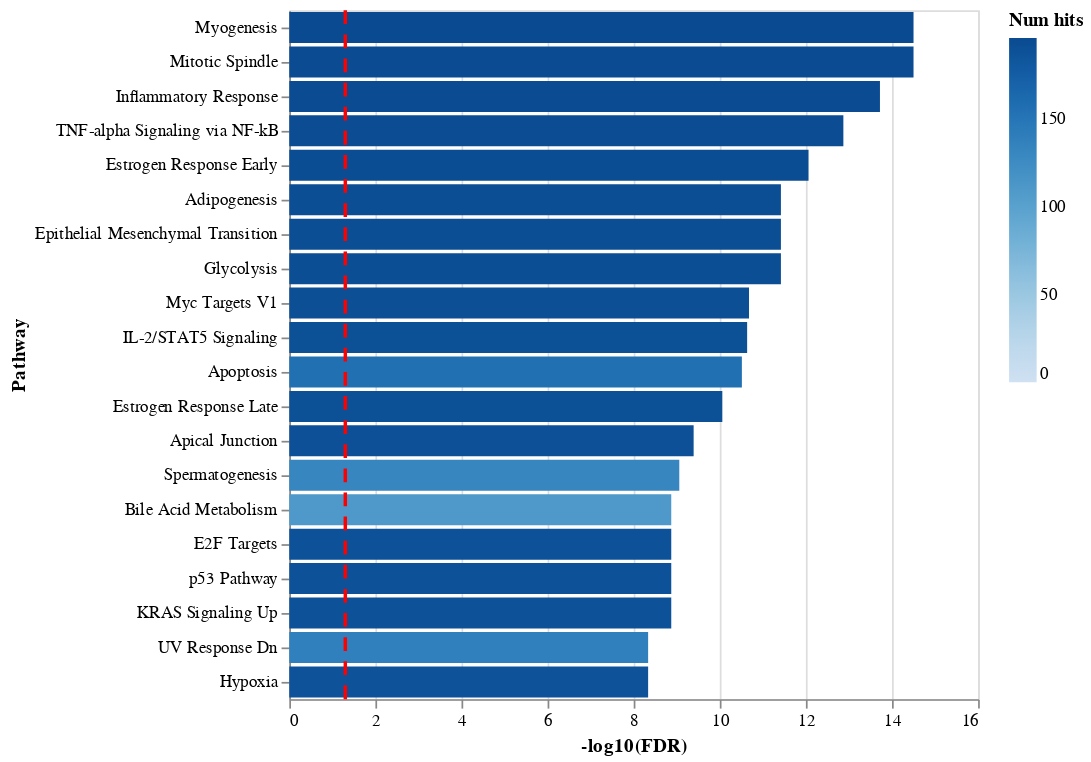

Source (notebook cell):
### Markdown cell above
There are two main GSEA plots available, bar and dot

### Code cell
epl.enrichment_barplot(df, n=20)

### Figure 1 — Vega-Lite specification as saved in the notebook (floating-point values rounded to 4 significant figures; data arrays with more than 128 entries replaced by an {"elided": "..."} marker saying what was removed)
{"config": {"view": {"continuousWidth": 400, "continuousHeight": 300}}, "layer": [{"data": {"name": "data-f1c73e4d3eca1606a5a98e48bb241ff8"}, "mark": "bar", "encoding": {"color": {"field": "Num hits", "scale": {"domainMin": 0, "scheme": "blues"}, "type": "quantitative"}, "x": {"field": "-log10(FDR)", "type": "quantitative"}, "y": {"field": "Pathway", "sort": {"encoding": "x", "order": "descending"}, "type": "nominal"}}}, {"data": {"name": "empty"}, "mark": {"type": "rule", "color": "red", "strokeDash": [8, 6], "strokeWidth": 2}, "encoding": {"x": {"datum": 1.301}}}], "$schema": "https://vega.github.io/schema/vega-lite/v4.17.0.json", "datasets": {"data-f1c73e4d3eca1606a5a98e48bb241ff8": [{"Rank": 1, "Term name": "Myogenesis", "P-value": 1.004e-16, "Z-score": 13.95, "Combined score": 513.9, "Overlapping genes": {"elided": "196 str values"}, "Adjusted p-value": 3.161e-15, "Old p-value": 0, "Old adjusted p-value": 0, "Num hits": 196, "-log10(FDR)": 14.5, "Pathway": "Myogenesis"}, {"Rank": 2, "Term name": "Mitotic Spindle", "P-value": 1.265e-16, "Z-score": 13.88, "Combined score": 508.1, "Overlapping genes": {"elided": "195 str values"}, "Adjusted p-value": 3.161e-15, "Old p-value": 0, "Old adjusted p-value": 0, "Num hits": 195, "-log10(FDR)": 14.5, "Pathway": "Mitotic Spindle"}, {"Rank": 3, "Term name": "Inflammatory Response", "P-value": 1.143e-15, "Z-score": 11.1, "Combined score": 381.9, "Overlapping genes": {"elided": "195 str values"}, "Adjusted p-value": 1.904e-14, "Old p-value": 0, "Old adjusted p-value": 0, "Num hits": 195, "-log10(FDR)": 13.72, "Pathway": "Inflammatory Response"}, {"Rank": 4, "Term name": "TNF-alpha Signaling via NF-kB", "P-value": 1.078e-14, "Z-score": 9.2, "Combined score": 295.9, "Overlapping genes": {"elided": "194 str values"}, "Adjusted p-value": 1.348e-13, "Old p-value": 0, "Old adjusted p-value": 0, "Num hits": 194, "-log10(FDR)": 12.87, "Pathway": "TNF-alpha Signaling via NF-kB"}, {"Rank": 5, "Term name": "Estrogen Response Early", "P-value": 8.681e-14, "Z-score": 7.843, "Combined score": 235.9, "Overlapping genes": {"elided": "193 str values"}, "Adjusted p-value": 8.681e-13, "Old p-value": 0, "Old adjusted p-value": 0, "Num hits": 193, "-log10(FDR)": 12.06, "Pathway": "Estrogen Response Early"}, {"Rank": 6, "Term name": "Adipogenesis", "P-value": 6.085e-13, "Z-score": 6.825, "Combined score": 192.0, "Overlapping genes": {"elided": "192 str values"}, "Adjusted p-value": 3.803e-12, "Old p-value": 0, "Old adjusted p-value": 0, "Num hits": 192, "-log10(FDR)": 11.42, "Pathway": "Adipogenesis"}, {"Rank": 7, "Term name": "Epithelial Mesenchymal Transition", "P-value": 6.085e-13, "Z-score": 6.825, "Combined score": 192.0, "Overlapping genes": {"elided": "192 str values"}, "Adjusted p-value": 3.803e-12, "Old p-value": 0, "Old adjusted p-value": 0, "Num hits": 192, "-log10(FDR)": 11.42, "Pathway": "Epithelial Mesenchymal Transition"}, {"Rank": 8, "Term name": "Glycolysis", "P-value": 6.085e-13, "Z-score": 6.825, "Combined score": 192.0, "Overlapping genes": {"elided": "192 str values"}, "Adjusted p-value": 3.803e-12, "Old p-value": 0, "Old adjusted p-value": 0, "Num hits": 192, "-log10(FDR)": 11.42, "Pathway": "Glycolysis"}, {"Rank": 9, "Term name": "Myc Targets V1", "P-value": 3.774e-12, "Z-score": 6.033, "Combined score": 158.7, "Overlapping genes": {"elided": "191 str values"}, "Adjusted p-value": 2.097e-11, "Old p-value": 0, "Old adjusted p-value": 0, "Num hits": 191, "-log10(FDR)": 10.68, "Pathway": "Myc Targets V1"}, {"Rank": 10, "Term name": "IL-2/STAT5 Signaling", "P-value": 4.633e-12, "Z-score": 6.001, "Combined score": 156.6, "Overlapping genes": {"elided": "190 str values"}, "Adjusted p-value": 2.317e-11, "Old p-value": 0, "Old adjusted p-value": 0, "Num hits": 190, "-log10(FDR)": 10.64, "Pathway": "IL-2/STAT5 Signaling"}, {"Rank": 11, "Term name": "Apoptosis", "P-value": 6.753e-12, "Z-score": 8.858, "Combined score": 227.8, "Overlapping genes": {"elided": "156 str values"}, "Adjusted p-value": 3.069e-11, "Old p-value": 0, "Old adjusted p-value": 0, "Num hits": 156, "-log10(FDR)": 10.51, "Pathway": "Apoptosis"}, {"Rank": 12, "Term name": "Estrogen Response Late", "P-value": 2.096e-11, "Z-score": 5.4, "Combined score": 132.8, "Overlapping genes": {"elided": "190 str values"}, "Adjusted p-value": 8.733e-11, "Old p-value": 0, "Old adjusted p-value": 0, "Num hits": 190, "-log10(FDR)": 10.06, "Pathway": "Estrogen Response Late"}, {"Rank": 13, "Term name": "Apical Junction", "P-value": 1.053e-10, "Z-score": 4.882, "Combined score": 112.2, "Overlapping genes": {"elided": "189 str values"}, "Adjusted p-value": 4.051e-10, "Old p-value": 0, "Old adjusted p-value": 0, "Num hits": 189, "-log10(FDR)": 9.392, "Pathway": "Apical Junction"}, {"Rank": 14, "Term name": "Spermatogenesis", "P-value": 2.443e-10, "Z-score": 9.285, "Combined score": 205.5, "Overlapping genes": {"elided": "131 str values"}, "Adjusted p-value": 8.724e-10, "Old p-value": 0, "Old adjusted p-value": 0, "Num hits": 131, "-log10(FDR)": 9.059, "Pathway": "Spermatogenesis"}, {"Rank": 15, "Term name": "Bile Acid Metabolism", "P-value": 4.237e-10, "Z-score": 15.58, "Combined score": 336.2, "Overlapping genes": ["PECR", "SLC35B2", "SLC23A2", "SLC23A1", "AQP9", "CYP46A1", "PEX26", "NR3C2", "FADS2", "LIPE", "SCP2", "FDXR", "LONP2", "MLYCD", "FADS1", "NUDT12", "ABCG8", "GSTK1", "PHYH", "ACSL1", "DIO1", "DIO2", "PIPOX", "ACSL5", "CYP27A1", "CYP39A1", "SULT2B1", "GNPAT", "AR", "CH25H", "SOAT2", "RBP1", "PEX11G", "SLC27A2", "ABCG4", "SLC27A5", "OPTN", "IDI1", "RETSAT", "PEX11A", "PRDX5", "ATXN1", "ISOC1", "HACL1", "HAO1", "ABCA1", "ABCA2", "ABCA5", "ABCA6", "ABCA3", "IDH1", "EPHX2", "ABCA4", "IDH2", "ABCA9", "DHCR24", "NR0B2", "BMP6", "SULT1B1", "AMACR", "PXMP2", "GCLM", "BCAR3", "ABCD2", "ABCD3", "CROT", "TFCP2L1", "SERPINA6", "SLC22A18", "ABCD1", "APOA1", "PEX1", "CYP7B1", "PEX7", "NPC1", "LCK", "PEX6", "CAT", "ALDH1A1", "EFHC1", "AGXT", "SLC29A1", "ALDH9A1", "PAOX", "AKR1D1", "NR1I2", "HSD17B4", "HSD17B6", "HSD17B11", "CYP7A1", "RXRA", "TTR", "GC", "RXRG", "PEX16", "HSD3B7", "PEX19", "PNPLA8", "HSD3B1", "NR1H4", "BBOX1", "PEX12", "CYP8B1", "PEX13", "SOD1", "GNMT", "KLF1", "NEDD4", "ALDH8A1", "PFKM"], "Adjusted p-value": 1.341e-09, "Old p-value": 0, "Old adjusted p-value": 0, "Num hits": 110, "-log10(FDR)": 8.872, "Pathway": "Bile Acid Metabolism"}, {"Rank": 16, "Term name": "E2F Targets", "P-value": 4.829e-10, "Z-score": 4.45, "Combined score": 95.46, "Overlapping genes": {"elided": "188 str values"}, "Adjusted p-value": 1.341e-09, "Old p-value": 0, "Old adjusted p-value": 0, "Num hits": 188, "-log10(FDR)": 8.872, "Pathway": "E2F Targets"}, {"Rank": 17, "Term name": "p53 Pathway", "P-value": 4.829e-10, "Z-score": 4.45, "Combined score": 95.46, "Overlapping genes": {"elided": "188 str values"}, "Adjusted p-value": 1.341e-09, "Old p-value": 0, "Old adjusted p-value": 0, "Num hits": 188, "-log10(FDR)": 8.872, "Pathway": "p53 Pathway"}, {"Rank": 18, "Term name": "KRAS Signaling Up", "P-value": 4.829e-10, "Z-score": 4.45, "Combined score": 95.46, "Overlapping genes": {"elided": "188 str values"}, "Adjusted p-value": 1.341e-09, "Old p-value": 0, "Old adjusted p-value": 0, "Num hits": 188, "-log10(FDR)": 8.872, "Pathway": "KRAS Signaling Up"}, {"Rank": 19, "Term name": "UV Response Dn", "P-value": 1.84e-09, "Z-score": 6.521, "Combined score": 131.2, "Overlapping genes": {"elided": "138 str values"}, "Adjusted p-value": 4.622e-09, "Old p-value": 0, "Old adjusted p-value": 0, "Num hits": 138, "-log10(FDR)": 8.335, "Pathway": "UV Response Dn"}, {"Rank": 20, "Term name": "Hypoxia", "P-value": 2.034e-09, "Z-score": 4.085, "Combined score": 81.75, "Overlapping genes": {"elided": "187 str values"}, "Adjusted p-value": 4.622e-09, "Old p-value": 0, "Old adjusted p-value": 0, "Num hits": 187, "-log10(FDR)": 8.335, "Pathway": "Hypoxia"}], "empty": [{}]}}
